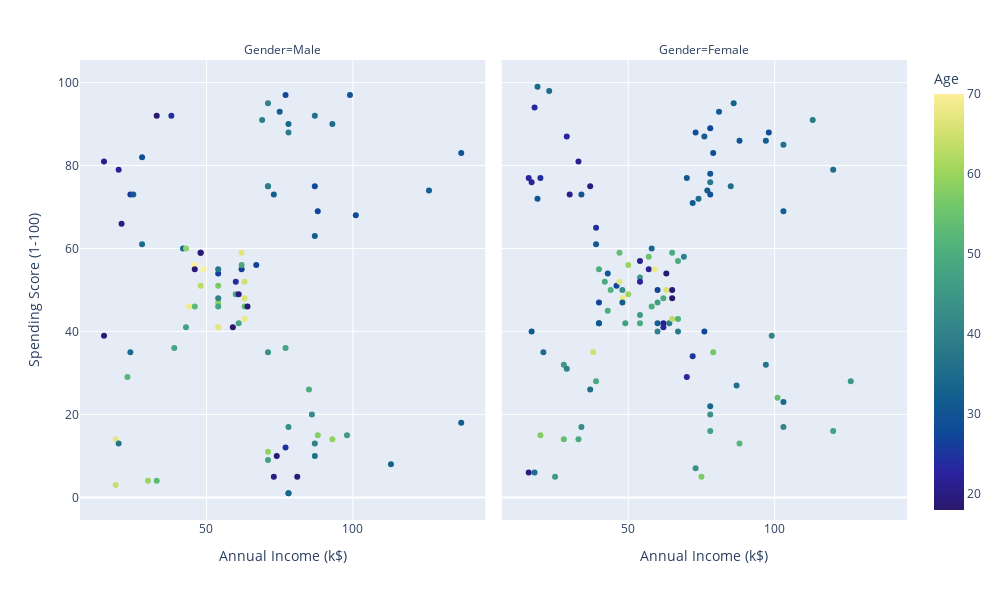

Here is the notebook cell this chart was saved with:
### Code cell
#use faceted plot to visualise the data

fig = px.scatter(df, x="Annual Income (k$)", y="Spending Score (1-100)", color='Age', facet_col="Gender", height=600, width=1000, color_continuous_scale="haline")
fig.show()

### Figure 1 — Plotly figure (JSON) as saved in the notebook; plotly's stock layout.template omitted (floating-point values rounded to 4 significant figures)
{"data": [{"hovertemplate": "Gender=Male<br>Annual Income (k$)=%{x}<br>Spending Score (1-100)=%{y}<br>Age=%{marker.color}<extra></extra>", "legendgroup": "", "marker": {"color": [19, 21, 64, 67, 37, 22, 20, 52, 35, 25, 31, 29, 35, 60, 53, 18, 24, 48, 33, 59, 47, 69, 53, 70, 19, 63, 18, 19, 70, 59, 26, 40, 57, 38, 67, 48, 18, 48, 24, 48, 20, 67, 26, 49, 54, 68, 66, 65, 19, 27, 39, 43, 40, 59, 38, 47, 39, 20, 32, 19, 32, 25, 28, 48, 34, 43, 39, 37, 34, 19, 50, 42, 32, 40, 28, 36, 36, 58, 27, 59, 35, 46, 30, 28, 33, 32, 32, 30], "coloraxis": "coloraxis", "symbol": "circle"}, "mode": "markers", "name": "", "orientation": "v", "showlegend": false, "type": "scatter", "x": [15, 15, 19, 19, 20, 20, 21, 23, 24, 24, 25, 28, 28, 30, 33, 33, 38, 39, 42, 43, 43, 44, 46, 46, 46, 48, 48, 48, 49, 54, 54, 54, 54, 54, 54, 54, 59, 60, 60, 61, 61, 62, 62, 62, 63, 63, 63, 63, 64, 67, 69, 71, 71, 71, 71, 71, 71, 73, 73, 74, 75, 77, 77, 77, 78, 78, 78, 78, 78, 81, 85, 86, 87, 87, 87, 87, 87, 88, 88, 93, 93, 98, 99, 101, 113, 126, 137, 137], "xaxis": "x", "y": [39, 81, 3, 14, 13, 79, 66, 29, 35, 73, 73, 82, 61, 4, 4, 92, 92, 36, 60, 60, 41, 46, 46, 56, 55, 51, 59, 59, 55, 47, 54, 48, 51, 55, 41, 46, 41, 49, 52, 42, 49, 59, 55, 56, 46, 43, 48, 52, 46, 56, 91, 35, 95, 11, 75, 9, 75, 5, 73, 10, 93, 12, 97, 36, 90, 17, 88, 1, 1, 5, 26, 20, 63, 13, 75, 10, 92, 15, 69, 14, 90, 15, 97, 68, 8, 74, 18, 83], "yaxis": "y"}, {"hovertemplate": "Gender=Female<br>Annual Income (k$)=%{x}<br>Spending Score (1-100)=%{y}<br>Age=%{marker.color}<extra></extra>", "legendgroup": "", "marker": {"color": [20, 23, 31, 22, 35, 23, 30, 35, 58, 24, 35, 35, 46, 54, 45, 40, 23, 21, 49, 21, 42, 30, 36, 20, 65, 31, 49, 24, 50, 27, 29, 31, 49, 31, 50, 51, 27, 67, 54, 43, 68, 32, 47, 60, 60, 45, 23, 49, 46, 21, 55, 22, 34, 50, 68, 40, 32, 47, 27, 23, 49, 21, 66, 19, 38, 18, 19, 63, 49, 51, 50, 38, 40, 23, 31, 25, 31, 29, 44, 35, 57, 28, 32, 32, 34, 44, 38, 47, 27, 30, 30, 56, 29, 31, 36, 33, 36, 52, 30, 37, 32, 29, 41, 54, 41, 36, 34, 32, 38, 47, 35, 45], "coloraxis": "coloraxis", "symbol": "circle"}, "mode": "markers", "name": "", "orientation": "v", "showlegend": false, "type": "scatter", "x": [16, 16, 17, 17, 18, 18, 19, 19, 20, 20, 21, 23, 25, 28, 28, 29, 29, 30, 33, 33, 34, 34, 37, 37, 38, 39, 39, 39, 40, 40, 40, 40, 42, 43, 43, 44, 46, 47, 47, 48, 48, 48, 49, 50, 50, 54, 54, 54, 54, 54, 57, 57, 58, 58, 59, 60, 60, 60, 60, 62, 62, 62, 63, 63, 64, 65, 65, 65, 65, 67, 67, 67, 69, 70, 70, 72, 72, 73, 73, 74, 75, 76, 76, 77, 78, 78, 78, 78, 78, 78, 78, 79, 79, 81, 85, 86, 87, 88, 88, 97, 97, 98, 99, 101, 103, 103, 103, 103, 113, 120, 120, 126], "xaxis": "x2", "y": [6, 77, 40, 76, 6, 94, 72, 99, 15, 77, 35, 98, 5, 14, 32, 31, 87, 73, 14, 81, 17, 73, 26, 75, 35, 61, 28, 65, 55, 47, 42, 42, 52, 54, 45, 50, 51, 52, 59, 50, 48, 47, 42, 49, 56, 53, 52, 42, 44, 57, 58, 55, 60, 46, 55, 40, 42, 47, 50, 41, 48, 42, 50, 54, 42, 48, 50, 43, 59, 43, 57, 40, 58, 29, 77, 34, 71, 88, 7, 72, 5, 40, 87, 74, 22, 20, 76, 16, 89, 78, 73, 35, 83, 93, 75, 95, 27, 13, 86, 32, 86, 88, 39, 24, 17, 85, 23, 69, 91, 16, 79, 28], "yaxis": "y2"}], "layout": {"annotations": [{"font": {}, "showarrow": false, "text": "Gender=Male", "x": 0.245, "xanchor": "center", "xref": "paper", "y": 1, "yanchor": "bottom", "yref": "paper"}, {"font": {}, "showarrow": false, "text": "Gender=Female", "x": 0.755, "xanchor": "center", "xref": "paper", "y": 1, "yanchor": "bottom", "yref": "paper"}], "coloraxis": {"colorbar": {"title": {"text": "Age"}}, "colorscale": [[0, "rgb(41, 24, 107)"], [0.09091, "rgb(42, 35, 160)"], [0.1818, "rgb(15, 71, 153)"], [0.2727, "rgb(18, 95, 142)"], [0.3636, "rgb(38, 116, 137)"], [0.4545, "rgb(53, 136, 136)"], [0.5455, "rgb(65, 157, 133)"], [0.6364, "rgb(81, 178, 124)"], [0.7273, "rgb(111, 198, 107)"], [0.8182, "rgb(160, 214, 91)"], [0.9091, "rgb(212, 225, 112)"], [1, "rgb(253, 238, 153)"]]}, "height": 600, "legend": {"tracegroupgap": 0}, "margin": {"t": 60}, "width": 1000, "xaxis": {"anchor": "y", "domain": [0, 0.49], "title": {"text": "Annual Income (k$)"}}, "xaxis2": {"anchor": "y2", "domain": [0.51, 1], "matches": "x", "title": {"text": "Annual Income (k$)"}}, "yaxis": {"anchor": "x", "domain": [0, 1], "title": {"text": "Spending Score (1-100)"}}, "yaxis2": {"anchor": "x2", "domain": [0, 1], "matches": "y", "showticklabels": false}}}
